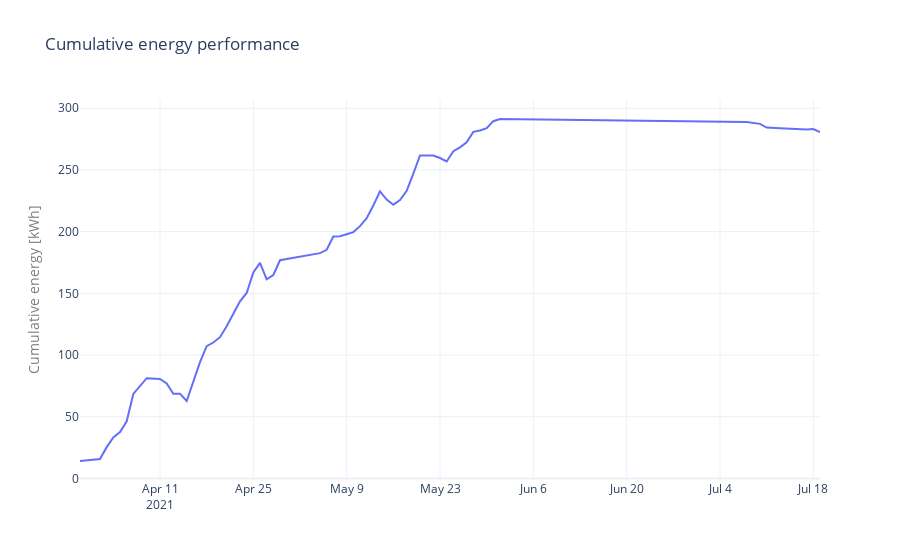

Notebook cell for this chart:
### Code cell
traceE = go.Scatter(
    x=df_rp.index, y=df_rp.CUSUM, name="Cumulative energy performance [kWh]"
)

layout = go.Layout(
    legend=dict(orientation="h"),
    title="Cumulative energy performance",
    xaxis=dict(
        title="",
        titlefont=dict(
            # size=18,
            color="#7f7f7f"
        ),
    ),
    yaxis=dict(
        title="Cumulative energy [kWh]",
        titlefont=dict(
            # size=18,
            color="#7f7f7f"
        ),
    ),
)
data = [traceE]
fig = go.Figure(data=data, layout=layout)
fig.show()
